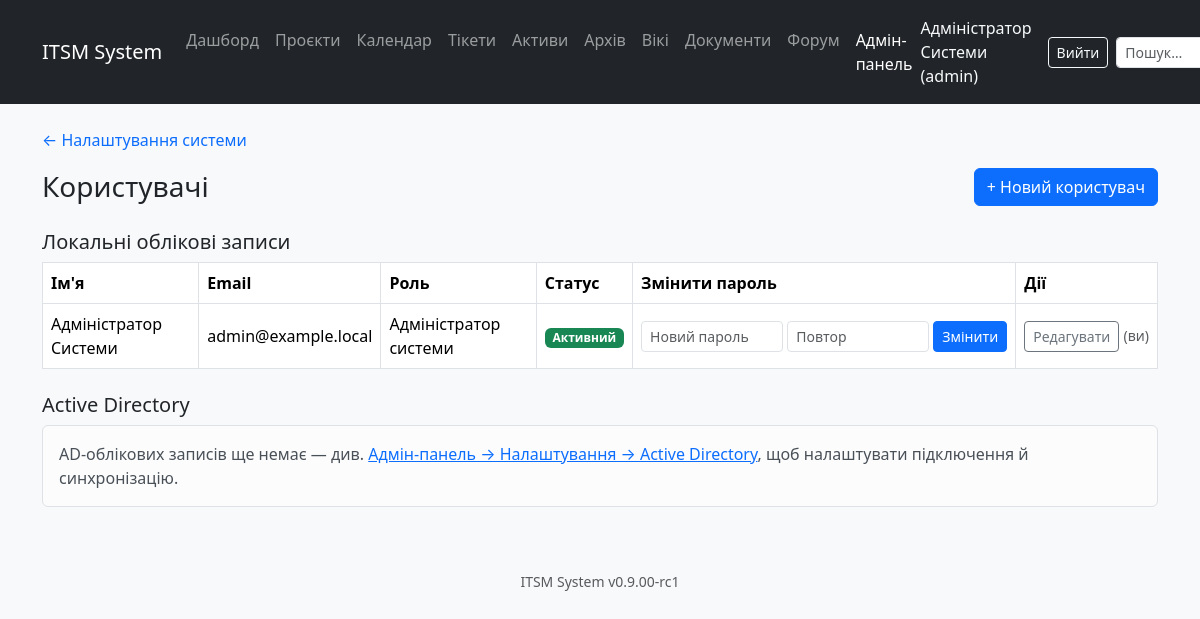
Page /admin/users (signed in) on the committed database.
### tables this page shows
CREATE TABLE IF NOT EXISTS users (
    id INT AUTO_INCREMENT PRIMARY KEY,
    full_name VARCHAR(150) NOT NULL,
    email VARCHAR(150) NOT NULL UNIQUE,
    password_hash VARCHAR(255) NULL,                
    auth_source ENUM('local','ad') NOT NULL DEFAULT 'local',
    ad_username VARCHAR(100) NULL,                  
    ad_ou VARCHAR(500) NULL,                        
    role_id INT NOT NULL,
    is_active TINYINT(1) NOT NULL DEFAULT 1,
    ad_role_locked TINYINT(1) NOT NULL DEFAULT 0,   
    ad_blocked TINYINT(1) NOT NULL DEFAULT 0,       
    unit_ou VARCHAR(500) NULL,                      
    ad_guid CHAR(36) NULL,                          
    failed_login_attempts INT NOT NULL DEFAULT 0,   
    locked_until DATETIME NULL,                     
    created_at DATETIME DEFAULT CURRENT_TIMESTAMP,
    updated_at DATETIME DEFAULT CURRENT_TIMESTAMP ON UPDATE CURRENT_TIMESTAMP,
    FOREIGN KEY (role_id) REFERENCES roles(id),
    UNIQUE KEY uq_users_ad_guid (ad_guid)
);

CREATE TABLE IF NOT EXISTS roles (
    id INT AUTO_INCREMENT PRIMARY KEY,
    code VARCHAR(50) NOT NULL UNIQUE,       
    name VARCHAR(100) NOT NULL,
    description VARCHAR(255)
);

### app/Views/admin/users.php (the view, shortened to what the rows shown need)
<?php
$renderUserTable = function (array $users) {
    ?>
    <table class="table table-bordered bg-white align-middle mb-4">
        <thead>
            <tr><th>Ім'я</th><th>Email</th><th>Роль</th><th>Статус</th><th class="col-min-280">Змінити пароль</th><th>Дії</th></tr>
        </thead>
        <tbody>
        <?php foreach ($users as $u): ?>
            <tr>
                <td>
                    <?= \App\Core\View::e($u['full_name']) ?>
                </td>
                <td><?= \App\Core\View::e($u['email']) ?></td>
                <td>
                    <?= \App\Core\View::e($u['role_name']) ?>
                </td>
                <td>
                    <?php if ((int)$u['is_active'] === 1): ?>
                        <span class="badge bg-success">Активний</span>
                    <?php endif; ?>
                </td>
                <td>
                    <?php if ($u['auth_source'] === 'local'): ?>
                    <form method="post" action="/admin/users/<?= (int)$u['id'] ?>/password" class="d-flex gap-1"
                          data-confirm="Змінити пароль для <?= \App\Core\View::e($u['email']) ?>?">
                        <input type="password" name="new_password" class="form-control form-control-sm" placeholder="Новий пароль" minlength="8" required>
                        <input type="password" name="confirm_password" class="form-control form-control-sm" placeholder="Повтор" minlength="8" required>
                        <button type="submit" class="btn btn-sm btn-primary text-nowrap">
                            Змінити
                        </button>
                    </form>
                    <?php else: ?>
                        <span class="text-muted small">Керується через AD</span>
                    <?php endif; ?>
                </td>
                <td class="text-nowrap">
                    <a href="/admin/users/<?= (int)$u['id'] ?>/edit" class="btn btn-sm btn-outline-secondary">Редагувати</a>
                    <?php if ((int)$u['id'] !== \App\Core\Auth::id()): ?>
                    <form method="post" action="/admin/users/<?= (int)$u['id'] ?>/active" class="d-inline"
                          <?= (int)$u['is_active'] === 1 ? 'data-confirm="Деактивувати обліковий запис?"' : '' ?>>
        <?= \App\Core\Csrf::field() ?>
                        <?php if ((int)$u['is_active'] === 1): ?>
                            <input type="hidden" name="active" value="0">
                            <button type="submit" class="btn btn-sm btn-outline-secondary">Деактивувати</button>
                        <?php else: ?>
                            <input type="hidden" name="active" value="1">
                            <button type="submit" class="btn btn-sm btn-outline-success">Активувати</button>
                        <?php endif; ?>
                    </form>
                    <form method="post" action="/admin/users/<?= (int)$u['id'] ?>/delete" class="d-inline"
                          data-confirm="Видалити користувача «<?= \App\Core\View::e($u['full_name']) ?>» назавжди? Це можливо лише якщо з ним не пов’язані жодні дані.">
        <?= \App\Core\Csrf::field() ?>
                        <button type="submit" class="btn btn-sm btn-outline-danger">
                            Видалити
                        </button>
                    </form>
                    <?php else: ?>
                        <span class="text-muted small">(ви)</span>
                    <?php endif; ?>
                </td>
            </tr>
        <?php endforeach; ?>
        </tbody>
    </table>
    <?php
};
?>
<?php if (empty($localUsers)): ?>
    <div class="alert alert-light border mb-4">Локальних облікових записів немає.</div>
<?php else: ?>
    <?php $renderUserTable($localUsers); ?>
<?php endif; ?>

### rows in the picture
users: full_name "Адміністратор Системи", email "admin@example.local", role.name "Адміністратор системи", is_active "Активний", shows "(ви)"

### other values in the picture
$mLabel "Активи"
$mLabel "Архів"
$mLabel "Вікі"
$mLabel "Документи"
$mLabel "Форум"
